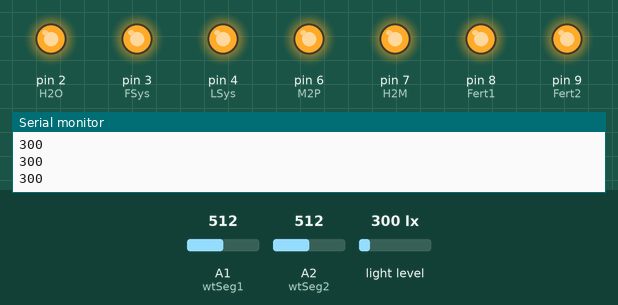
A sketch run on a simulated Arduino Uno, built with avr-gcc and run on an emulated ATmega328P. On the bench: output pins drawn as LEDs (lit = HIGH), the last lines printed to the serial monitor. The test bench sets the inputs (shaded band); at power-on: light level 300 lx, A2 (wtSeg2) = 512, A1 (wtSeg1) = 512.

Above: at 1.2 s.
1.3 s: light level set to 21 lx
2.8 s: light level set to 18 lx
At 3.4 s:
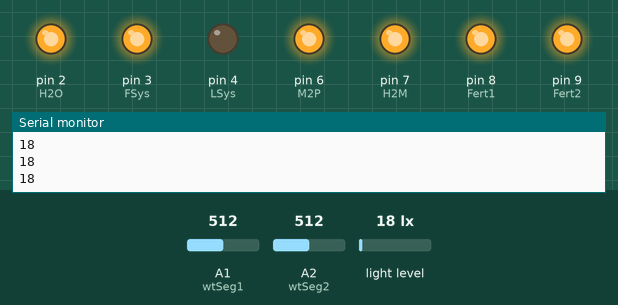
4.3 s: A2 (wtSeg2) set to 884
5.8 s: A2 (wtSeg2) set to 918
At 6.9 s:
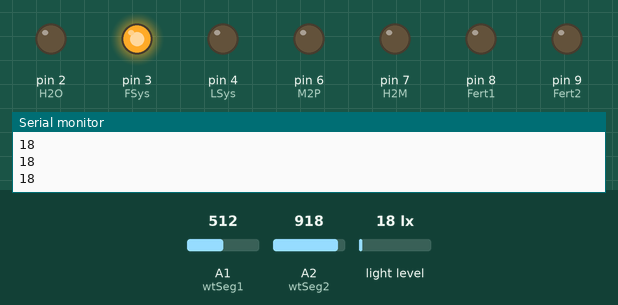
7.3 s: light level set to 40 lx
At 8.0 s:
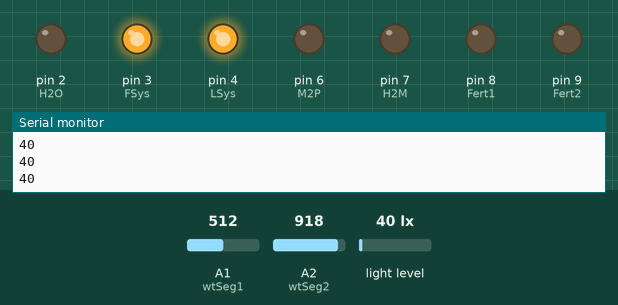
8.8 s: light level set to 0 lx
At 9.1 s:
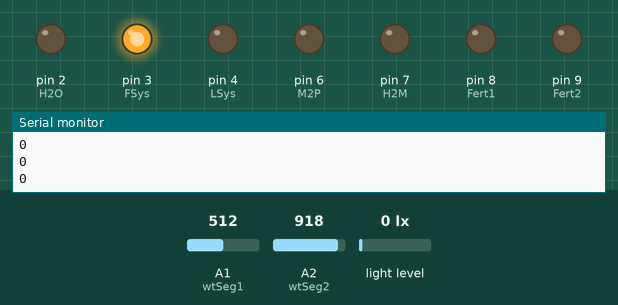
Timing chart, 0 to 11.3 s (numbered marks = the images above; inputs shaded):
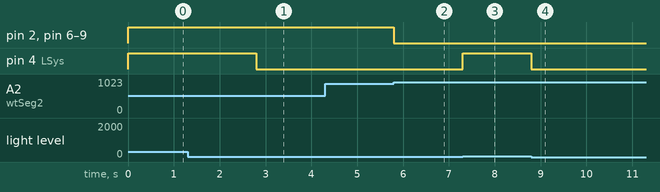

Measured:
- the behaviour switches between 20 and 19 lx on light level (found by bisection; images 0 and 1)
- the behaviour switches between 900 and 901 on A2 (wtSeg2) (found by bisection; images 1 and 2)
- after the input at 2.8 s, pin 4 (LSys): HIGH → LOW at once
- after the input at 5.8 s, pin 2 (H2O), pin 6 (M2P), pin 7 (H2M), pin 8 (Fert1), pin 9 (Fert2): HIGH → LOW at once
- after the input at 7.3 s, pin 4 (LSys): LOW → HIGH at once
- after the input at 8.8 s, pin 4 (LSys): HIGH → LOW at once

The sketch:

K2N_Slave_side.ino
```cpp
#include <Wire.h>
#include <TaskScheduler.h>
#include <BH1750FVI.h>
//____PIN_OUT .
#define H2O 2
#define Fert1 8
#define Fert2 9
#define H2M 7
#define M2P 6
#define LSys 4
#define FSys 3

//____PIN_IN .

#define wtSeg1 A1
#define wtSeg2 A2

#define Open LOW
#define Close HIGH

Scheduler task;
void task1();
void task2();
void task3();
Task t1(100 * TASK_MILLISECOND, TASK_FOREVER, &task1, &task, true);
Task t2(100 * TASK_MILLISECOND, TASK_FOREVER, &task2, &task, true);
Task t3(100 * TASK_MILLISECOND, TASK_FOREVER, &task3, &task, true);
BH1750FVI LightSensor(BH1750FVI::k_DevModeContLowRes);
int dimt = 0;

void setup() {
  pinMode(H2O, OUTPUT);pinMode(Fert1, OUTPUT);pinMode(Fert2, OUTPUT);
  pinMode(H2M, OUTPUT);pinMode(M2P, OUTPUT);pinMode(LSys, OUTPUT);
  pinMode(FSys, OUTPUT);
  digitalWrite(H2O, Close);digitalWrite(Fert1, Close);digitalWrite(Fert2, Close);
  digitalWrite(H2M, Close);digitalWrite(M2P, Close);digitalWrite(LSys, Close);
  digitalWrite(FSys, Close);
  LightSensor.begin();
  Serial.begin(115200);
  Wire.begin(5);
  Wire.onReceive(receivecall);
}

void receivecall(int buff){
  dimt = Wire.read();

}

void loop() {
  task.execute();
}

void task1(){
  uint16_t lux = LightSensor.GetLightIntensity();
  Serial.println(lux);
  if(lux < 20){
     digitalWrite(LSys, Open);
  }
  else if(lux > 20){
    digitalWrite(LSys, Close);
  }

}

void task2(){
  if(dimt == 200){
    digitalWrite(FSys, Close);
  }
  else if(dimt == 201){
    digitalWrite(FSys, Open);
  }
}

void task3(){
  int wets_1 = analogRead(wtSeg1);
  int wets_2 = analogRead(wtSeg2);
//  int avg;
//  avg = (wets_1 + wets_2)/2;
  if(wets_2 > 900){
    digitalWrite(H2O, Open);
    digitalWrite(H2M, Open);
    digitalWrite(M2P, Open);
    digitalWrite(Fert1, Open);
    digitalWrite(Fert2, Open);
  }
  else if(wets_2 < 820) {
    digitalWrite(H2O, Close);
    digitalWrite(H2M, Close);
    digitalWrite(M2P, Close);
    digitalWrite(Fert1, Close);
    digitalWrite(Fert2, Close);
  }
}
```
